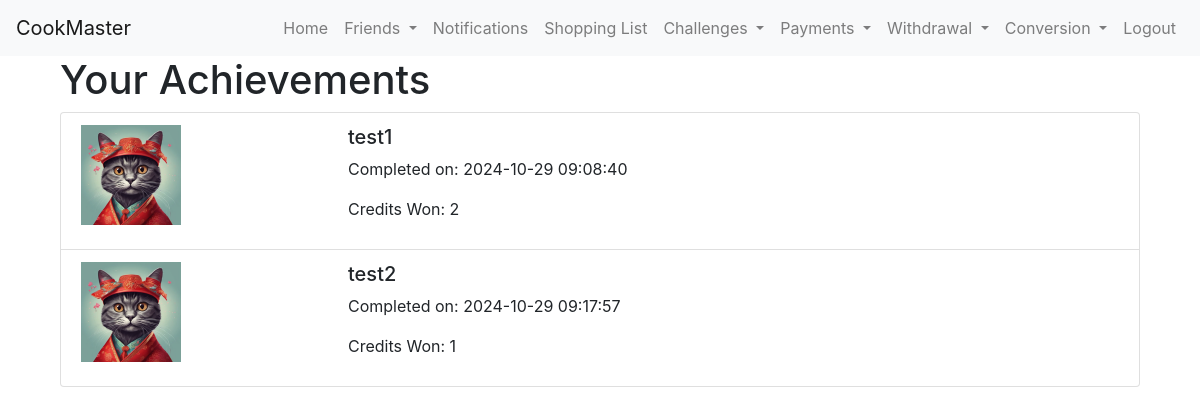
The page /achievements (signed in) on the database as committed earlier.
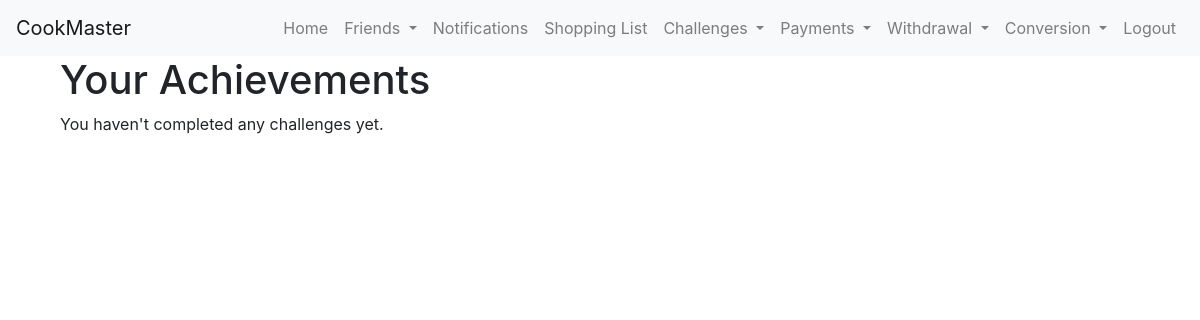
The same page on the database as committed later.
### app/models.py (models this page shows, shortened)
class Challenge(db.Model):
    __tablename__ = 'challenge'
    id = db.Column(db.Integer, primary_key=True)
    name = db.Column(db.String(100), nullable=False)
    icon = db.Column(db.String(100))  # Path to the icon
    creator_id = db.Column(db.Integer, db.ForeignKey('user.id'), nullable=False)
    credits_required = db.Column(db.Integer, nullable=False)
    duration = db.Column(db.Integer, nullable=False)  # Duration in seconds
    started_at = db.Column(db.DateTime, nullable=False)  # Start time of the challenge
    ended = db.Column(db.Boolean, default=False)  # Field to mark if the challenge has ended
    participants = db.relationship('ChallengeParticipant', backref='challenge_participation', lazy=True, cascade="all, delete-orphan")

class Achievement(db.Model):
    __tablename__ = 'achievement'
    id = db.Column(db.Integer, primary_key=True)
    user_id = db.Column(db.Integer, db.ForeignKey('user.id'), nullable=False)  # ForeignKey to User
    challenge_id = db.Column(db.Integer, db.ForeignKey('challenge.id'), nullable=False)  # ForeignKey to Challenge
    challenge_name = db.Column(db.String(100), nullable=False)
    credits_won = db.Column(db.Integer, nullable=False)
    completion_time = db.Column(db.DateTime, nullable=False)  # Store when the achievement was completed

### app/user_routes.py (the view, shortened to what this page needs)
@user.route('/achievements')
@login_required
def achievements():
    completed_challenges = Challenge.query.filter_by(ended=True).all()
    for challenge in completed_challenges:
        total_wagered_credits = db.session.query(
            db.func.sum(ChallengeParticipant.wagered_credits)
        ).filter_by(challenge_id=challenge.id).scalar() or 0
        winner = ChallengeParticipant.query.filter_by(
            challenge_id=challenge.id
        ).order_by(ChallengeParticipant.progress.desc()).first()
    user_achievements = Achievement.query.filter_by(user_id=current_user.id).all()
    completed_challenges_data = []
    for achievement in user_achievements:
        challenge = Challenge.query.get(achievement.challenge_id)
        completed_challenges_data.append({
            'name': achievement.challenge_name,
            'completion_time': achievement.completion_time.strftime('%Y-%m-%d %H:%M:%S'),
            'image': challenge.icon if challenge else 'default_icon.jpg',
            'credits': achievement.credits_won
        })
    return render_template('achievements.html', completed_challenges=completed_challenges_data)

### app/__init__.py (called while the page is built)
@login_manager.user_loader
def load_user(user_id):
    from app.models import User
    return User.query.get(int(user_id))

### app/templates/achievements.html
{% extends "base.html" %}
{% block content %}
  <div class="container">
    <h1>Your Achievements</h1>
    {% if completed_challenges %}
      <ul class="list-group">
        {% for challenge in completed_challenges %}
          <li class="list-group-item">
            <div class="row">
              <div class="col-md-3">
                <img src="{{ url_for('static', filename='challenges/' + challenge.image) }}" alt="{{ challenge.name }}" class="img-fluid" style="max-width: 100px; max-height: 100px;">
              </div>
              <div class="col-md-9">
                <h5>{{ challenge.name }}</h5>
                <p>Completed on: {{ challenge.completion_time }}</p>
                <p>Credits Won: {{ challenge.credits }}</p>
              </div>
            </div>
          </li>
        {% endfor %}
      </ul>
    {% else %}
      <p>You haven't completed any challenges yet.</p>
    {% endif %}
  </div>
{% endblock %}

Rows that differ between the two databases and show on the page:
removed Challenge: icon (picture)
removed Achievement: name "test1"
removed Challenge: icon (picture)
removed Achievement: name "test2"
Other text that changed with them:
text now shown: "You haven't completed any challenges yet."
list line gone: "Completed on: 2024-10-29 09:08:40 Credits Won: 2"
list line gone: "Completed on: 2024-10-29 09:17:57 Credits Won: 1"
